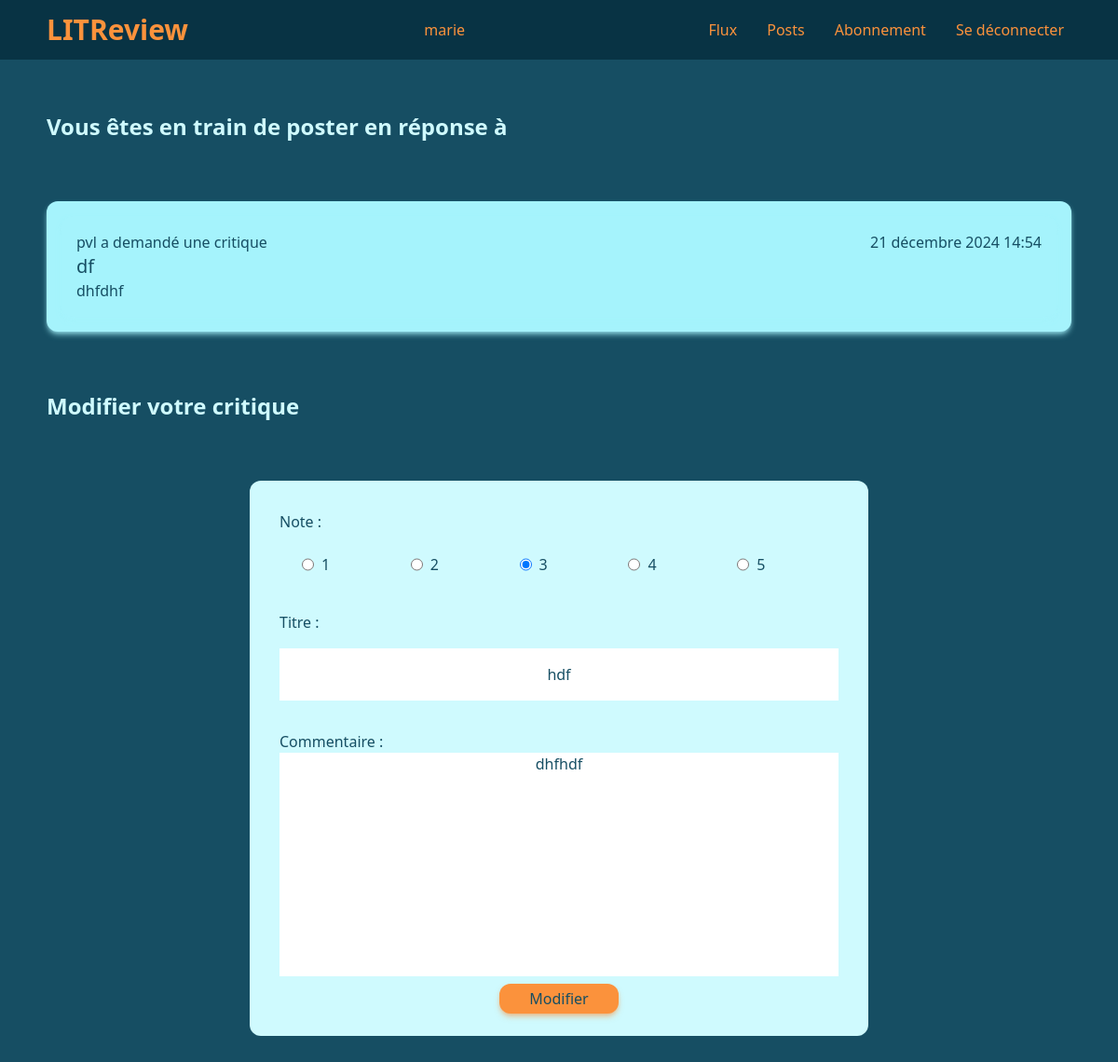
Page /review/review/62/update/ (signed in) on the committed database.
### authentication/models.py (models this page shows, shortened)
class User(AbstractBaseUser, PermissionsMixin):
    username = models.CharField(max_length=20, unique=True)
    is_active = models.BooleanField(default=True)
    is_superuser = models.BooleanField(default=False)
    is_staff = models.BooleanField(default=False)
    date_joined = models.DateTimeField(default=timezone.now)
    last_login = models.DateTimeField(blank=True, null=True)
    objects = CustomUserManager()
    USERNAME_FIELD = 'username'
    REQUIRED_FIELDS = []

### review/models.py (models this page shows, shortened)
class Ticket(models.Model):
    title = models.CharField(max_length=128)
    description = models.CharField(max_length=2048, blank=True)
    user = models.ForeignKey(to=settings.AUTH_USER_MODEL, on_delete=models.CASCADE)
    image = models.ImageField(null=True, blank=True)
    time_created = models.DateTimeField(auto_now_add=True)
    response = models.BooleanField(default=False)

class Review(models.Model):
    ticket = models.ForeignKey(to=Ticket, on_delete=models.CASCADE)
    rating = models.PositiveSmallIntegerField(validators=[MinValueValidator(0), MaxValueValidator(5)])
    headline = models.CharField(max_length=128)
    body = models.CharField(max_length=8192, blank=True)
    user = models.ForeignKey(to=settings.AUTH_USER_MODEL, on_delete=models.CASCADE)
    time_created = models.DateTimeField(auto_now_add=True)

### review/views.py (the view, shortened to what this page needs)
# urls.py: path('<str:content_type>/<int:id>/update/', views.UpdateContentView.as_view(), name='update'),
class UpdateContentView(LoginRequiredMixin, View):
    ticket_template = 'review/ticket_update.html'
    review_template = 'review/review_update.html'
    ticket_form_class = forms.TicketForm
    review_form_class = forms.ReviewFrom
    ticket_class = models.Ticket
    review_class = models.Review
    def get(self, request, content_type, id):
        if content_type == 'ticket':
            ticket = get_object_or_404(self.ticket_class, id=id)
            ticket_img = ticket.image if ticket.image else ''
            ticket.image = ''
            form = self.ticket_form_class(instance=ticket)
            return render(request, self.ticket_template, context={'form': form, 'img': ticket_img})
        elif content_type == 'review':
            review = get_object_or_404(self.review_class, id=id)
            form = self.review_form_class(instance=review)
            return render(request, self.review_template, context={'form': form, 'post': review.ticket})

### review/forms.py
class ReviewFrom(forms.ModelForm):
    RATING_CHOICES = ((1, '1'), (2, '2'), (3, '3'), (4, '4'), (5, '5'))
    rating = forms.TypedChoiceField(
        widget=forms.RadioSelect,
        choices=RATING_CHOICES,
        coerce=int
        )
    headline = forms.CharField(widget=forms.TextInput(attrs={'maxlength': 128}))
    body = forms.CharField(widget=forms.Textarea(attrs={'maxlength': 8192}))
    class Meta:
        model = models.Review
        fields = ['rating', 'headline', 'body']
    def __init__(self, *args, **kwargs):
        super().__init__(*args, **kwargs)
        self.fields['rating'].label = 'Note'
        self.fields['headline'].label = 'Titre'
        self.fields['body'].label = 'Commentaire'

### review/templates/review/review_update.html (shortened to what this page needs)
{% extends 'base.html' %}
{% block content %}
    <div class="flex items-center w-full h-40">
        <h2>Vous êtes en train de poster en réponse à</h2>
    </div>
    <div class="card-medium p-4 w-full">
        {% include 'review/partials/ticket_snippet.html' %}
    </div>
    <div class="flex items-center w-full h-40">
        <h2>Modifier votre critique</h2>
    </div>
    <form action="" method="post" class="form-post mb-6 p-6">
        {{ form }}
        <button type="submit" class="btn px-8 py-1">Modifier</button>
    </form>
{% endblock %}

### templates/base.html (shortened to what this page needs)
<!DOCTYPE html>
<html lang="en">
<head>
    <link rel="stylesheet" href="/static/css/output.css">
</head>
<body class="bg-cyan-900">
    <div class="relative">
        <nav class="flex justify-center fixed top-0 left-0 right-0  h-16 bg-cyan-950 w-full" >
            <div class="nav-text flex justify-between items-center xl:w-2/3 lg:w-11/12">
                <h1>LITReview</h1>
                {% if user.is_authenticated %}
                <p>{{ user }}</p>
                <ul class="flex gap-4">
                    <li>
                        <a href="{% url 'flux' %}" class="nav-hover px-2">Flux</a>
                    </li>
                    <li>
                        <a href="{% url 'posts' %}" class="nav-hover px-2">Posts</a>
                    </li>
                    <li>
                        <a href="{% url 'follows' %}" class="nav-hover px-2">Abonnement</a>
                    </li>
                    <li>
                        <a href="{% url 'logout' %}" class="nav-hover px-2">Se déconnecter</a>
                    </li>
                </ul>
                {% endif %}
            </div>
        </nav>
    </div>
    <section class="flex justify-center w-full mt-14 mb-6 text-cyan-900">
        <div class="flex flex-col items-center xl:w-2/3 lg:w-11/12 w-full">
            {% block content %}{% endblock %}
        </div>
    </section>
</body>
</html>

### review/templates/review/partials/ticket_snippet.html (shortened to what this page needs)
{% load tz %}
<div class="card-medium p-4">
    <div class="flex justify-between">
        <div>
            {% if post.user == user %}
            <p>Vous avez demandé une critique</p>
            {% else %}
            <p>{{ post.user }} a demandé une critique</p>
            {% endif %}
            <p class="text-xl">{{ post.title }}</p>
            <p>{{ post.description }}</p>
        </div>
        <p>{{ post.time_created|timezone:"Europe/Paris" }}</p>
    </div>
</div>

### rows in the picture
User: username "marie"
Ticket: user "pvl", title "df", description "dhfdhf", time_created "21 décembre 2024 14:54"
Review: rating "☐ 1 ☐ 2 ☑ 3 ☐ 4 ☐ 5", headline "hdf", body "dhfhdf"
